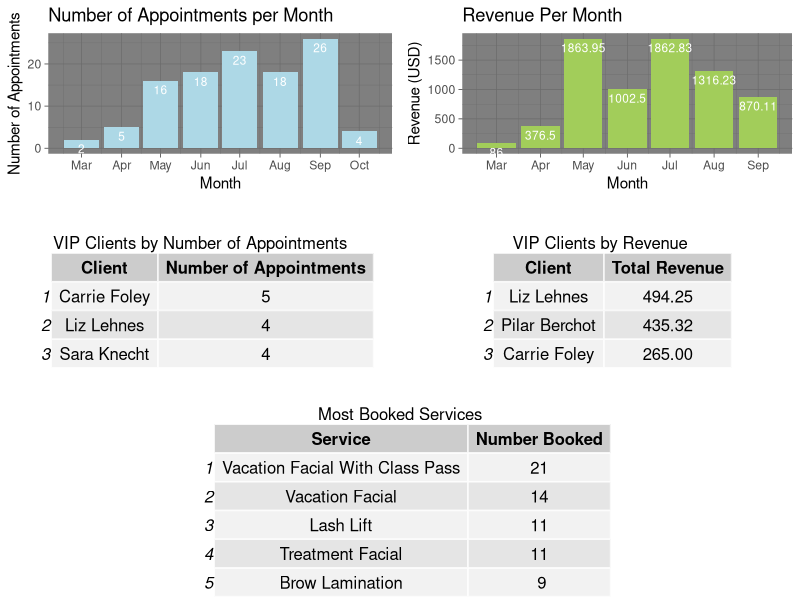

Source code (R):
## ---- chunk 1
library('tidyr')
library(dplyr)
#install.packages("lubridate", dependencies=TRUE, repos='http://cran.rstudio.com/')
library(lubridate)
library(ggplot2)
library(readr)
library(grid)
library(gridExtra)
library(magrittr)
library(stringr)
## ---- chunk 2
retail_data <- read.csv('Retail Sales.csv')

appointment_data <- read.csv('Appointments.csv')

payment_details <- read.csv('Payment Details.csv')

#cleaning data 
#looking at data types 
str(appointment_data)
str(retail_data)
str(payment_details)
## ---- chunk 3
#appointment data 
#parsing dates and setting to date type
appointment_data <- appointment_data %>% 
  separate(Date.of.Appointment, c("Date.of.appointment", "Time.of.appointment"), ",")
#set to date 
appointment_data$Date.of.appointment <- as.Date(appointment_data$Date.of.appointment, format = "%m-%d-%y")

# see number of appointments by month 
appointment.by.month <- appointment_data %>%
  group_by(month = lubridate::floor_date(Date.of.appointment, 'month')) %>% tally()

appointments_plot <- ggplot(appointment.by.month, aes(x=month, y=n)) + 
  geom_bar(stat = "identity", fill = 'lightblue') + theme_dark()+
  ggtitle("Number of Appointments per Month") + labs(x = 'Month', y = "Number of Appointments") +   geom_text(
    aes(label = n),
    colour = "white", size = 3,
    vjust = 1.5, position = position_dodge(.9)
  ) + scale_x_date(date_breaks = '1 month', date_labels = '%b')

## ---- chunk 4
payment_details <- payment_details %>% 
  separate(Transaction.Date, c("Date.of.trans", "Time.of.trans"), ",")
#set to date 
payment_details$Date.of.trans <- as.Date(payment_details$Date.of.trans , format = "%m-%d-%y")
payment_details$Amount <- parse_number(payment_details$Amount)

revenue_by_month <- payment_details %>% group_by(month = lubridate::floor_date(Date.of.trans, 'month')) %>% 
  summarise(rev_per_month = sum(Amount))

num_trans_permonth <- payment_details %>% group_by(month = lubridate::floor_date(Date.of.trans, 'month')) %>% 
  tally()


revenue_plot <- ggplot(revenue_by_month , aes(x=month, y=rev_per_month)) + 
  geom_bar(stat = "identity", fill = 'darkolivegreen3') + theme_dark()+
  ggtitle("Revenue Per Month") + labs(x = 'Month', y = "Revenue (USD)") +  
  scale_x_date(date_breaks = '1 month', date_labels = '%b') + geom_text(
    aes(label = rev_per_month),
    colour = "white", size = 3,
    vjust = 1.5, position = position_dodge(.9))
## ---- chunk 5
# top customers 
#by number of appointments 
VIP_num_appointments <- appointment_data %>% group_by(Client.Name) %>% tally() %>% arrange(-n) %>% slice(1:3) %>%
  setNames(c('Client', 'Number of Appointments'))

#by revenue 
revenue_by_person <- merge(appointment_data, payment_details, by = 'Charge.ID')

VIP_by_rev <- revenue_by_person %>% group_by(Client.Name) %>% summarise(rev_per_person = sum(Amount)) %>% 
  arrange(-rev_per_person) %>% slice(1:3) %>% setNames(c('Client', 'Total Revenue'))
## ---- chunk 6
services <- str_split(appointment_data$Services, pattern = ",", n = Inf)
services_df <- as.data.frame(table(unlist(lapply(services, unique)))) 
services_df <- services_df %>% arrange(-Freq)%>% slice(1:5) %>% setNames(c('Service', 'Number Booked'))
## ---- chunk 7
add_title <- function(g, title, padding = unit(2,"mm"), lpos=1, ...){
  tg <- textGrob(title, ...)
  g %>%
    gtable::gtable_add_rows(heights = grobHeight(tg) + padding, pos = 0L) %>% 
    gtable::gtable_add_grob(tg, t=1,b=1,l=lpos,r=ncol(g))
  
}

grid.arrange(
  appointments_plot, 
  revenue_plot,
  tableGrob(VIP_num_appointments) %>% add_title('VIP Clients by Number of Appointments'),
  tableGrob(VIP_by_rev) %>% add_title('VIP Clients by Revenue'),
  tableGrob(services_df) %>% add_title('Most Booked Services'),
  layout_matrix= rbind(c(1,2), c(3,4), 5)
)
  
  
